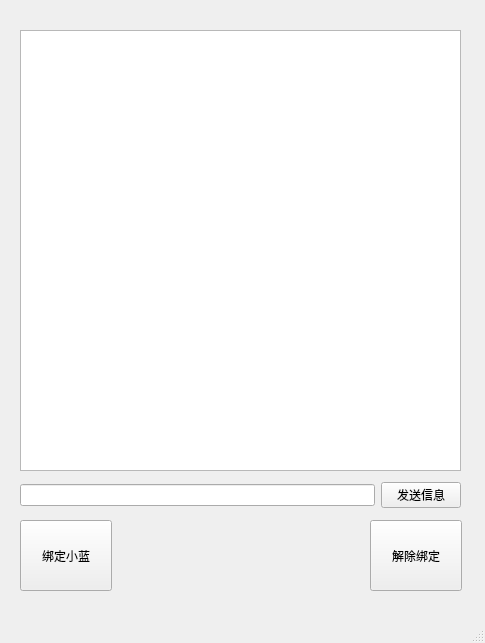
<?xml version="1.0" encoding="UTF-8"?>
<ui version="4.0">
 <class>MainWindow</class>
 <widget class="QMainWindow" name="MainWindow">
  <property name="geometry">
   <rect>
    <x>0</x>
    <y>0</y>
    <width>485</width>
    <height>643</height>
   </rect>
  </property>
  <property name="windowTitle">
   <string>MainWindow</string>
  </property>
  <widget class="QWidget" name="centralwidget">
   <widget class="QWidget" name="layoutWidget">
    <property name="geometry">
     <rect>
      <x>20</x>
      <y>480</y>
      <width>441</width>
      <height>31</height>
     </rect>
    </property>
    <layout class="QHBoxLayout" name="horizontalLayout_4">
     <item>
      <widget class="QLineEdit" name="editMsg"/>
     </item>
     <item>
      <widget class="QPushButton" name="btnSend">
       <property name="text">
        <string>发送信息</string>
       </property>
      </widget>
     </item>
    </layout>
   </widget>
   <widget class="QPushButton" name="actStart">
    <property name="geometry">
     <rect>
      <x>20</x>
      <y>520</y>
      <width>92</width>
      <height>71</height>
     </rect>
    </property>
    <property name="text">
     <string>绑定小蓝</string>
    </property>
   </widget>
   <widget class="QPushButton" name="actStop">
    <property name="geometry">
     <rect>
      <x>370</x>
      <y>520</y>
      <width>92</width>
      <height>71</height>
     </rect>
    </property>
    <property name="text">
     <string>解除绑定</string>
    </property>
   </widget>
   <widget class="QPlainTextEdit" name="textEdit">
    <property name="geometry">
     <rect>
      <x>20</x>
      <y>30</y>
      <width>441</width>
      <height>441</height>
     </rect>
    </property>
   </widget>
  </widget>
  <widget class="QStatusBar" name="statusbar"/>
 </widget>
 <resources/>
 <connections/>
</ui>
